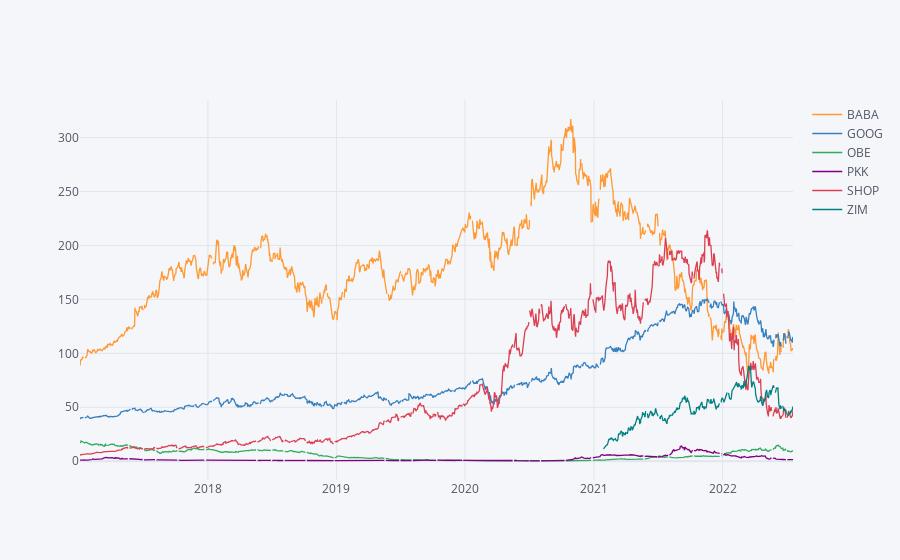

Notebook code for this chart:
### Code cell
stocks.xs(key='Close',axis=1,level='Stock Info').iplot()

### Figure 1 — Plotly figure (JSON) as saved in the notebook; plotly's stock layout.template omitted (floating-point values rounded to 4 significant figures; data arrays with more than 128 entries replaced by an {"elided": "..."} marker saying what was removed)
{"data": [{"line": {"color": "rgba(255, 153, 51, 1.0)", "dash": "solid", "shape": "linear", "width": 1.3}, "mode": "lines", "name": "BABA", "text": "", "type": "scatter", "x": {"elided": "1422 str values"}, "y": {"elided": "1422 mixed values"}}, {"line": {"color": "rgba(55, 128, 191, 1.0)", "dash": "solid", "shape": "linear", "width": 1.3}, "mode": "lines", "name": "GOOG", "text": "", "type": "scatter", "x": {"elided": "1422 str values"}, "y": {"elided": "1422 mixed values"}}, {"line": {"color": "rgba(50, 171, 96, 1.0)", "dash": "solid", "shape": "linear", "width": 1.3}, "mode": "lines", "name": "OBE", "text": "", "type": "scatter", "x": {"elided": "1422 str values"}, "y": {"elided": "1422 mixed values"}}, {"line": {"color": "rgba(128, 0, 128, 1.0)", "dash": "solid", "shape": "linear", "width": 1.3}, "mode": "lines", "name": "PKK", "text": "", "type": "scatter", "x": {"elided": "1422 str values"}, "y": {"elided": "1422 mixed values"}}, {"line": {"color": "rgba(219, 64, 82, 1.0)", "dash": "solid", "shape": "linear", "width": 1.3}, "mode": "lines", "name": "SHOP", "text": "", "type": "scatter", "x": {"elided": "1422 str values"}, "y": {"elided": "1422 mixed values"}}, {"line": {"color": "rgba(0, 128, 128, 1.0)", "dash": "solid", "shape": "linear", "width": 1.3}, "mode": "lines", "name": "ZIM", "text": "", "type": "scatter", "x": {"elided": "1422 str values"}, "y": {"elided": "1422 mixed values"}}], "layout": {"legend": {"bgcolor": "#F5F6F9", "font": {"color": "#4D5663"}}, "paper_bgcolor": "#F5F6F9", "plot_bgcolor": "#F5F6F9", "title": {"font": {"color": "#4D5663"}}, "xaxis": {"gridcolor": "#E1E5ED", "showgrid": true, "tickfont": {"color": "#4D5663"}, "title": {"font": {"color": "#4D5663"}, "text": ""}, "zerolinecolor": "#E1E5ED"}, "yaxis": {"gridcolor": "#E1E5ED", "showgrid": true, "tickfont": {"color": "#4D5663"}, "title": {"font": {"color": "#4D5663"}, "text": ""}, "zerolinecolor": "#E1E5ED"}}}
